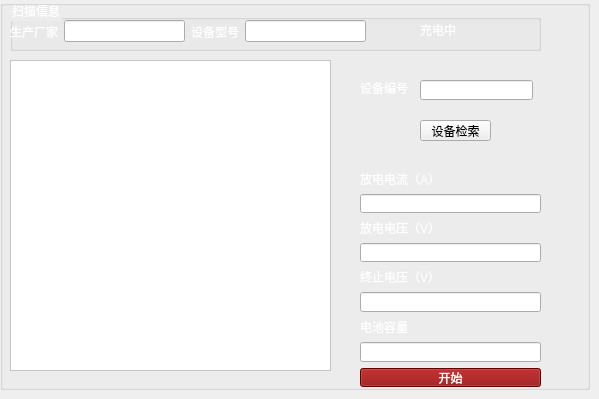
     <widget class="QWidget" name="tab_10">
      <attribute name="title">
       <string>放电</string>
      </attribute>
      <widget class="QGroupBox" name="groupBox_21">
       <property name="geometry">
        <rect>
         <x>0</x>
         <y>0</y>
         <width>590</width>
         <height>390</height>
        </rect>
       </property>
       <property name="styleSheet">
        <string notr="true">QGroupBox#groupBox_21{border-image: url(:/newPrefix/C:/Users/asus/Desktop/37b4a99c8b29264bbe3ada26c0f0b2f.png);}</string>
       </property>
       <property name="title">
        <string/>
       </property>
       <widget class="QGroupBox" name="groupBox_36">
        <property name="geometry">
         <rect>
          <x>10</x>
          <y>0</y>
          <width>531</width>
          <height>51</height>
         </rect>
        </property>
        <property name="styleSheet">
         <string notr="true">color: rgb(255, 255, 255);</string>
        </property>
        <property name="title">
         <string>扫描信息</string>
        </property>
        <widget class="QLabel" name="label_12">
         <property name="geometry">
          <rect>
           <x>410</x>
           <y>20</y>
           <width>71</width>
           <height>20</height>
          </rect>
         </property>
         <property name="styleSheet">
          <string notr="true">color: rgb(255, 255, 255);</string>
         </property>
         <property name="text">
          <string>充电中</string>
         </property>
        </widget>
        <widget class="QWidget" name="layoutWidget_9">
         <property name="geometry">
          <rect>
           <x>0</x>
           <y>20</y>
           <width>356</width>
           <height>23</height>
          </rect>
         </property>
         <layout class="QHBoxLayout" name="horizontalLayout_7">
          <item>
           <widget class="QLabel" name="label_116">
            <property name="styleSheet">
             <string notr="true">font: 6pt &quot;Agency FB&quot;;
font: 10pt &quot;Agency FB&quot;;
color: rgb(255, 255, 255);</string>
            </property>
            <property name="text">
             <string>生产厂家</string>
            </property>
           </widget>
          </item>
          <item>
           <widget class="QLineEdit" name="lineEdit_116"/>
          </item>
          <item>
           <widget class="QLabel" name="label_117">
            <property name="styleSheet">
             <string notr="true">font: 6pt &quot;Agency FB&quot;;
font: 10pt &quot;Agency FB&quot;;</string>
            </property>
            <property name="text">
             <string>设备型号</string>
            </property>
           </widget>
          </item>
          <item>
           <widget class="QLineEdit" name="lineEdit_117"/>
          </item>
         </layout>
        </widget>
       </widget>
       <widget class="QGraphicsView" name="F3_view_16">
        <property name="geometry">
         <rect>
          <x>10</x>
          <y>60</y>
          <width>321</width>
          <height>311</height>
         </rect>
        </property>
        <property name="styleSheet">
         <string notr="true">background-color: rgb(255, 255, 255);</string>
        </property>
       </widget>
       <widget class="QLineEdit" name="lineEdit_6">
        <property name="geometry">
         <rect>
          <x>420</x>
          <y>80</y>
          <width>113</width>
          <height>20</height>
         </rect>
        </property>
       </widget>
       <widget class="QLabel" name="label_13">
        <property name="geometry">
         <rect>
          <x>360</x>
          <y>80</y>
          <width>51</width>
          <height>16</height>
         </rect>
        </property>
        <property name="styleSheet">
         <string notr="true">color: rgb(255, 255, 255);
font: 11pt &quot;黑体&quot;;</string>
        </property>
        <property name="text">
         <string>设备编号</string>
        </property>
       </widget>
       <widget class="QPushButton" name="pushButton_6">
        <property name="geometry">
         <rect>
          <x>420</x>
          <y>120</y>
          <width>71</width>
          <height>21</height>
         </rect>
        </property>
        <property name="text">
         <string>设备检索</string>
        </property>
       </widget>
       <widget class="QWidget" name="layoutWidget_10">
        <property name="geometry">
         <rect>
          <x>360</x>
          <y>170</y>
          <width>181</width>
          <height>217</height>
         </rect>
        </property>
        <layout class="QVBoxLayout" name="verticalLayout_6">
         <item>
          <widget class="QLabel" name="label_118">
           <property name="styleSheet">
            <string notr="true">color: rgb(255, 255, 255);</string>
           </property>
           <property name="text">
            <string>放电电流（A）</string>
           </property>
          </widget>
         </item>
         <item>
          <widget class="QLineEdit" name="lineEdit_118">
           <property name="styleSheet">
            <string notr="true">

color: rgb(255, 255, 255);
border-color: rgb(255, 255, 255);</string>
           </property>
          </widget>
         </item>
         <item>
          <widget class="QLabel" name="label_119">
           <property name="styleSheet">
            <string notr="true">color: rgb(255, 255, 255);</string>
           </property>
           <property name="text">
            <string>放电电压（V）</string>
           </property>
          </widget>
         </item>
         <item>
          <widget class="QLineEdit" name="lineEdit_119">
           <property name="styleSheet">
            <string notr="true">
color: rgb(255, 255, 255);
border-color: rgb(255, 255, 255);</string>
           </property>
          </widget>
         </item>
         <item>
          <widget class="QLabel" name="label_120">
           <property name="styleSheet">
            <string notr="true">color: rgb(255, 255, 255);</string>
           </property>
           <property name="text">
            <string>终止电压（V）</string>
           </property>
          </widget>
         </item>
         <item>
          <widget class="QLineEdit" name="lineEdit_120">
           <property name="styleSheet">
            <string notr="true">
color: rgb(255, 255, 255);
border-color: rgb(255, 255, 255);</string>
           </property>
          </widget>
         </item>
         <item>
          <widget class="QLabel" name="label_121">
           <property name="styleSheet">
            <string notr="true">color: rgb(255, 255, 255);</string>
           </property>
           <property name="text">
            <string>电池容量</string>
           </property>
          </widget>
         </item>
         <item>
          <widget class="QLineEdit" name="lineEdit_121">
           <property name="styleSheet">
            <string notr="true">

color: rgb(255, 255, 255);
border-color: rgb(255, 255, 255);</string>
           </property>
          </widget>
         </item>
         <item>
          <widget class="QPushButton" name="pushButton_37">
           <property name="styleSheet">
            <string notr="true">background-color: rgb(138, 0, 0);
color: rgb(255, 255, 255);</string>
           </property>
           <property name="text">
            <string>开始</string>
           </property>
          </widget>
         </item>
        </layout>
       </widget>
      </widget>
     </widget>
